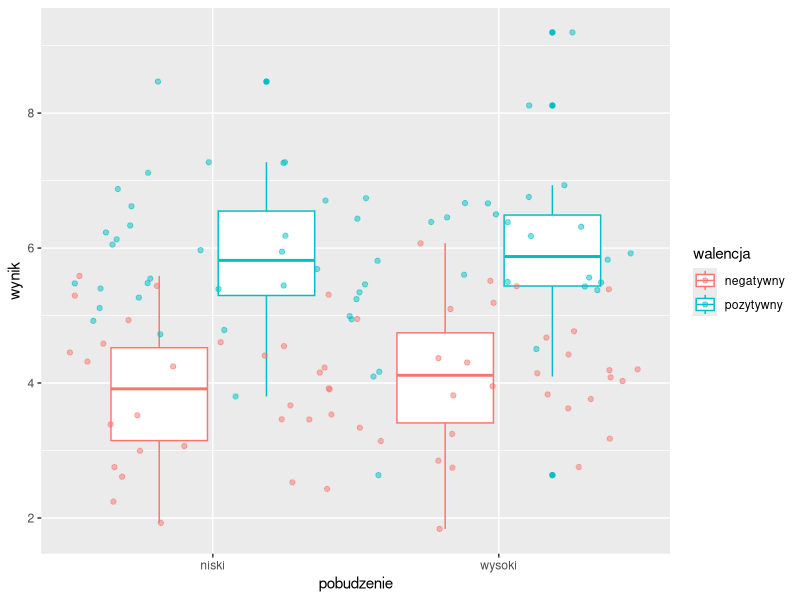
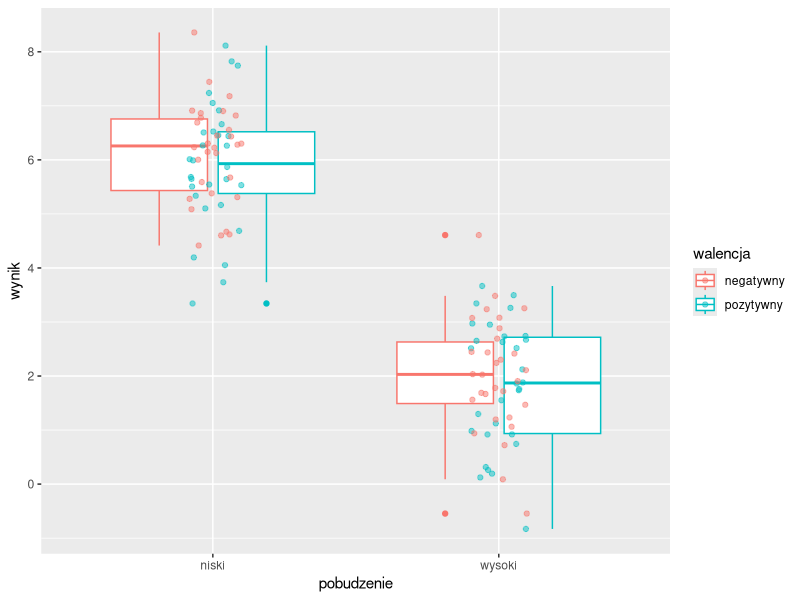
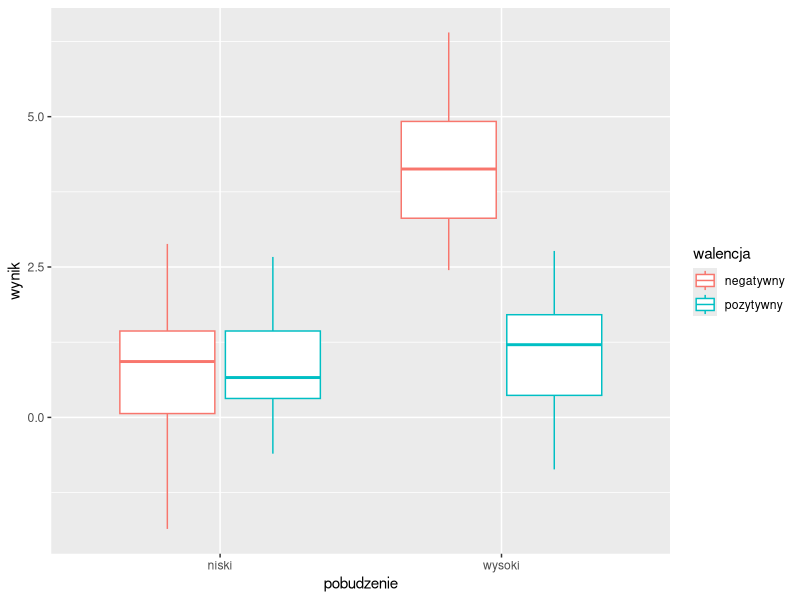
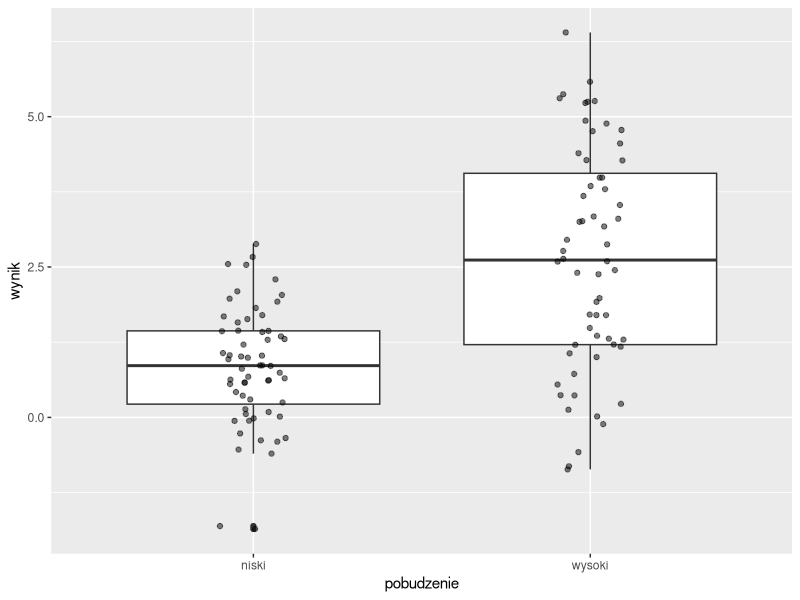
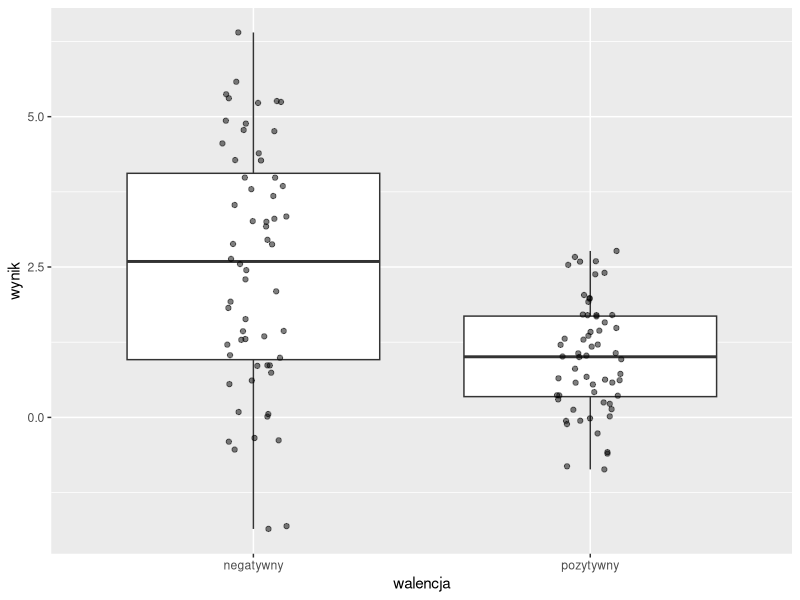
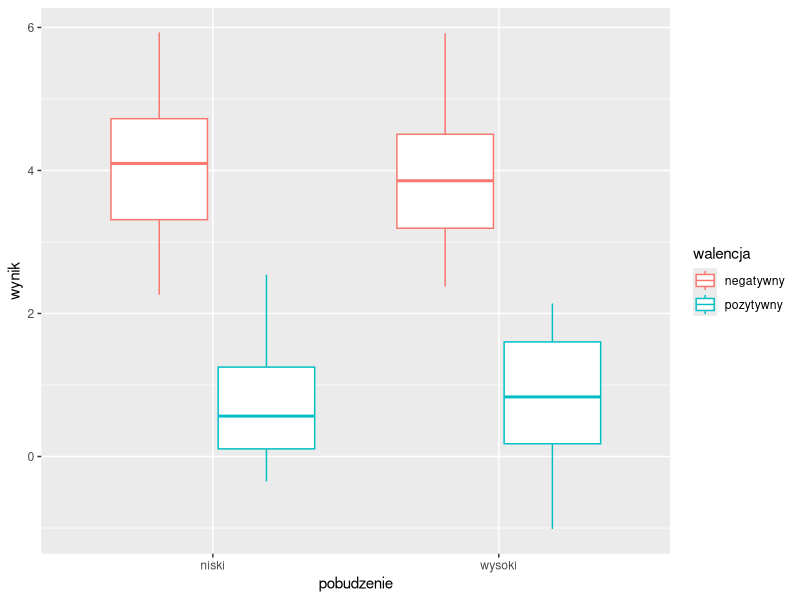
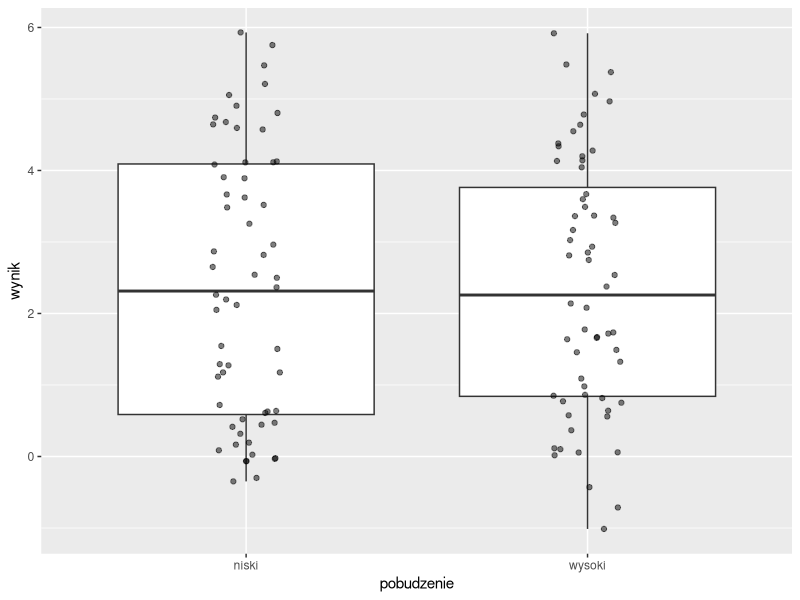
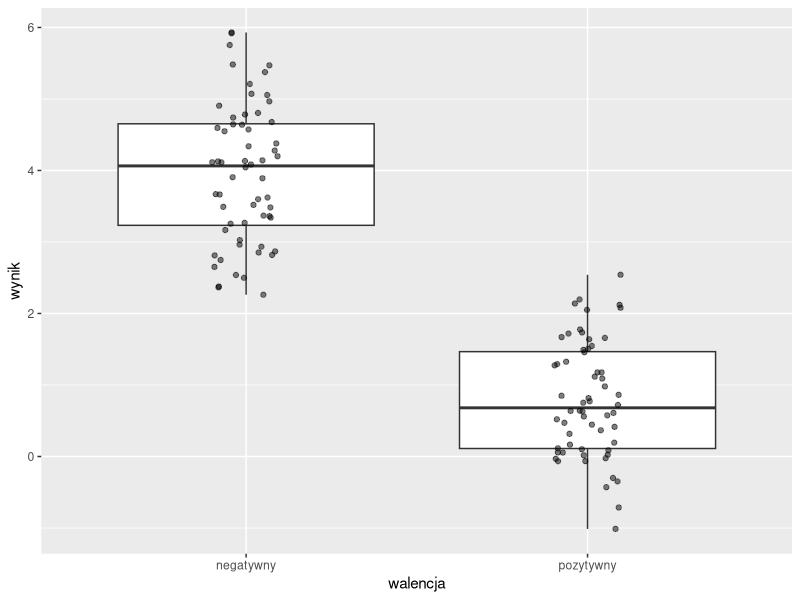

Recreate these plots in R, in order.
library(tidyverse)

df <- read_csv("dane1.csv")


df %>% 
  group_by(pobudzenie, walencja) %>% 
  summarize(M = mean(wynik), SD = sd(wynik))

ggplot(df, aes(x = pobudzenie, y = wynik, color = walencja)) +
  geom_boxplot() + 
  geom_jitter(width = .5, alpha = .5)

aov(wynik ~ pobudzenie + walencja + pobudzenie:walencja, data = df) %>% 
  summary()

# efekt prosty walencji przy niskim pobudzeniu
# efekt prosty walencji przy wysokim pobudzeniu
# brak efektu prostego pobudzenia przy negatywnej walencji
# brak efektu prostego pobudzenia przy pozytywnej walencji

# istotny efekt główny walencji
# brak efektu głównego pobudzenia
# brak efektu interakcji




df2 <- read_csv("dane2.csv")


df2 %>% 
  group_by(pobudzenie, walencja) %>% 
  summarize(M = mean(wynik), SD = sd(wynik))


ggplot(df2, aes(x = pobudzenie, y = wynik, color = walencja)) +
  geom_boxplot() + 
  geom_jitter(width = .1, alpha = .5)

aov(wynik ~ pobudzenie + walencja + pobudzenie:walencja, data = df2) %>% 
  summary()

# efekt prosty pobudzenia przy pozytywnej walencji
# efekt prosty pobudzenia przy negatywnej walencji
# brak efektu prostego walencji przy niskim pobudzeniu
# brak efektu prostego walencji przy wysokim pobudzeniu
# efekt główny pobudzenia
# brak efektu głównego walencji
# 

df3 <- read_csv("dane3.csv")


df3 %>% 
  group_by(pobudzenie, walencja) %>% 
  summarize(M = mean(wynik), SD = sd(wynik))


ggplot(df3, aes(x = pobudzenie, y = wynik, color = walencja)) +
  geom_boxplot()

ggplot(df3, aes(x = pobudzenie, y = wynik)) +
  geom_boxplot() + 
  geom_jitter(width = .1, alpha = .5)

ggplot(df3, aes(x = walencja, y = wynik)) +
  geom_boxplot() + 
  geom_jitter(width = .1, alpha = .5)

aov(wynik ~ pobudzenie + walencja + pobudzenie:walencja, data = df3) %>% 
  summary()

# efekt główny pobudzenia
# efekt główny walencji
# efekt interakcji pobudzenia i walencji


df4 <- read_csv("dane4.csv")


df4 %>% 
  group_by(pobudzenie, walencja) %>% 
  summarize(M = mean(wynik), SD = sd(wynik))


ggplot(df4, aes(x = pobudzenie, y = wynik, color = walencja)) +
  geom_boxplot()

ggplot(df4, aes(x = pobudzenie, y = wynik)) +
  geom_boxplot() + 
  geom_jitter(width = .1, alpha = .5)

ggplot(df4, aes(x = walencja, y = wynik)) +
  geom_boxplot() + 
  geom_jitter(width = .1, alpha = .5)

aov(wynik ~ pobudzenie + walencja + pobudzenie:walencja, data = df4) %>% 
  summary()



df5 <- read_csv("dane5.csv")


df5 %>% 
  group_by(pobudzenie, walencja) %>% 
  summarize(M = mean(wynik), SD = sd(wynik))


ggplot(df5, aes(x = pobudzenie, y = wynik, color = walencja)) +
  geom_boxplot()

ggplot(df5, aes(x = pobudzenie, y = wynik)) +
  geom_boxplot() + 
  geom_jitter(width = .1, alpha = .5)

ggplot(df5, aes(x = walencja, y = wynik)) +
  geom_boxplot() + 
  geom_jitter(width = .1, alpha = .5)

aov(wynik ~ pobudzenie + walencja + pobudzenie:walencja, data = df5) %>% 
  summary()



df6 <- read_csv("dane6.csv")


df6 %>% 
  group_by(pobudzenie, walencja) %>% 
  summarize(M = mean(wynik), SD = sd(wynik))


ggplot(df6, aes(x = pobudzenie, y = wynik, color = walencja)) +
  geom_boxplot()

ggplot(df6, aes(x = pobudzenie, y = wynik)) +
  geom_boxplot() + 
  geom_jitter(width = .1, alpha = .5)

ggplot(df6, aes(x = walencja, y = wynik)) +
  geom_boxplot() + 
  geom_jitter(width = .1, alpha = .5)

aov(wynik ~ pobudzenie + walencja + pobudzenie:walencja, data = df6) %>% 
  summary()